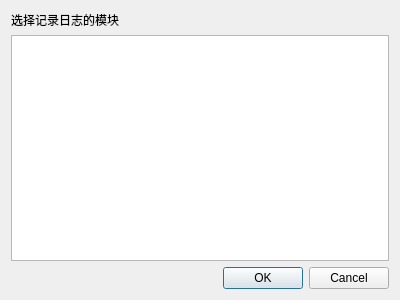
<?xml version="1.0" encoding="UTF-8"?>
<ui version="4.0">
 <class>logfilterdialog</class>
 <widget class="QDialog" name="logfilterdialog">
  <property name="geometry">
   <rect>
    <x>0</x>
    <y>0</y>
    <width>400</width>
    <height>300</height>
   </rect>
  </property>
  <property name="windowTitle">
   <string>Filter Window Contents</string>
  </property>
  <property name="windowIcon">
   <iconset resource="icons.qrc">
    <normaloff>:/tools/filter</normaloff>:/tools/filter</iconset>
  </property>
  <layout class="QGridLayout" name="gridLayout">
   <item row="2" column="0">
    <widget class="QDialogButtonBox" name="buttonBox">
     <property name="orientation">
      <enum>Qt::Horizontal</enum>
     </property>
     <property name="standardButtons">
      <set>QDialogButtonBox::Cancel|QDialogButtonBox::Ok</set>
     </property>
    </widget>
   </item>
   <item row="0" column="0">
    <widget class="QLabel" name="label">
     <property name="text">
      <string>选择记录日志的模块</string>
     </property>
    </widget>
   </item>
   <item row="1" column="0">
    <widget class="QTreeWidget" name="treeWidget">
     <property name="selectionMode">
      <enum>QAbstractItemView::NoSelection</enum>
     </property>
     <property name="headerHidden">
      <bool>true</bool>
     </property>
     <column>
      <property name="text">
       <string notr="true">1</string>
      </property>
     </column>
    </widget>
   </item>
  </layout>
 </widget>
 <resources>
  <include location="icons.qrc"/>
 </resources>
 <connections>
  <connection>
   <sender>buttonBox</sender>
   <signal>accepted()</signal>
   <receiver>logfilterdialog</receiver>
   <slot>accept()</slot>
   <hints>
    <hint type="sourcelabel">
     <x>248</x>
     <y>254</y>
    </hint>
    <hint type="destinationlabel">
     <x>157</x>
     <y>274</y>
    </hint>
   </hints>
  </connection>
  <connection>
   <sender>buttonBox</sender>
   <signal>rejected()</signal>
   <receiver>logfilterdialog</receiver>
   <slot>reject()</slot>
   <hints>
    <hint type="sourcelabel">
     <x>316</x>
     <y>260</y>
    </hint>
    <hint type="destinationlabel">
     <x>286</x>
     <y>274</y>
    </hint>
   </hints>
  </connection>
 </connections>
</ui>
